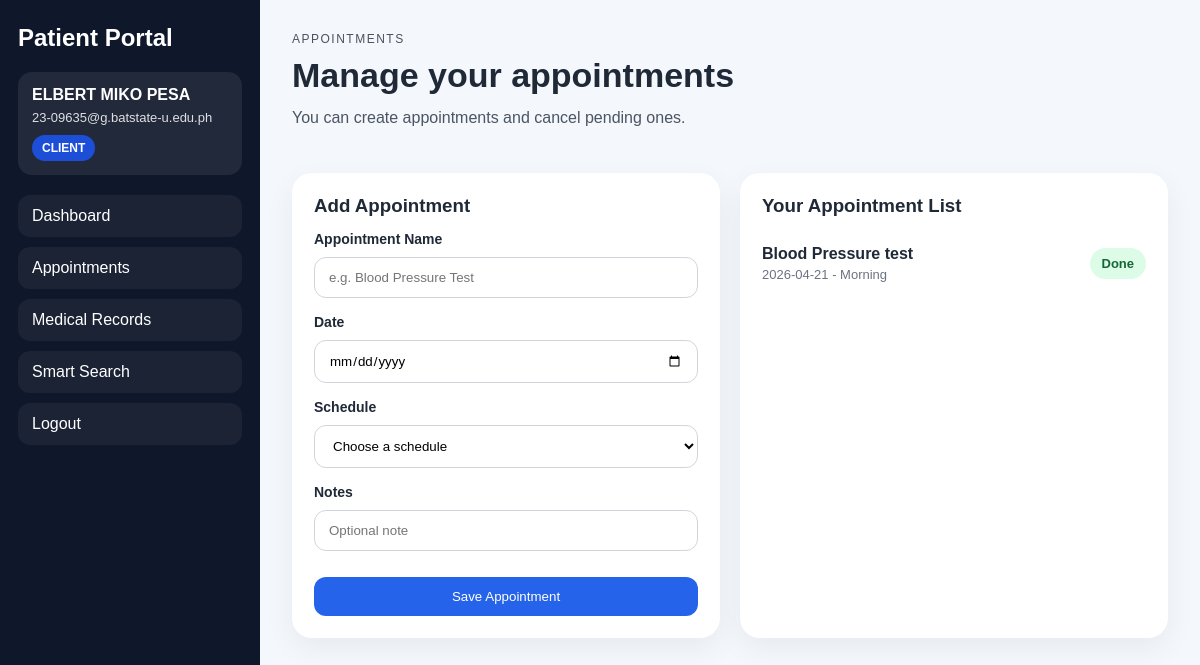
Screenshot of /appointments (signed in) with the database file from the repository.
### tables this page shows
CREATE TABLE appointments (
    id INTEGER PRIMARY KEY AUTOINCREMENT,
    user_id INTEGER NOT NULL,
    name TEXT NOT NULL,
    appointment_date TEXT NOT NULL,
    schedule TEXT NOT NULL,
    status TEXT NOT NULL DEFAULT 'Pending',
    notes TEXT DEFAULT '',
    created_at TEXT DEFAULT CURRENT_TIMESTAMP,
    FOREIGN KEY (user_id) REFERENCES users(id)
);

### routes/appointment_routes.py (the view, shortened to what this page needs)
@appointment_bp.route("/appointments", methods=["GET", "POST"])
def appointments():
    if "user" not in session:
        return redirect("/")
    user = session["user"]
    if user["role"] == "admin":
        return render_template("appointments_admin.html", appointments=get_all_appointments_for_admin(), user=user)
    return render_template("appointments_client.html", appointments=get_user_appointments(user["id"]), user=user)

### application/services/appointment_service.py (called while the page is built)
def get_user_appointments(user_id):
    return fetch_user_appointments(user_id)

### data/repositories/appointment_repository.py (called while the page is built)
def fetch_user_appointments(user_id):
    conn = get_connection()
    cursor = conn.cursor()
    cursor.execute("SELECT * FROM appointments WHERE user_id = ? ORDER BY appointment_date ASC, id DESC", (user_id,))
    rows = cursor.fetchall()
    conn.close()
    return [dict(row) for row in rows]

### utils/db_helper.py (called while the page is built)
def get_connection():
    conn = sqlite3.connect("data/database.db")
    conn.row_factory = sqlite3.Row
    return conn

### presentation/templates/appointments_client.html (shortened to what this page needs)
{% extends 'base.html' %}
{% block content %}
<section class="page-header">
    <div>
        <p class="eyebrow">Appointments</p>
        <h1>Manage your appointments</h1>
        <p class="subtext">You can create appointments and cancel pending ones.</p>
    </div>
</section>
<section class="cards-grid">
    <div class="card">
        <h3>Add Appointment</h3>
        <form method="POST" class="form-grid">
            <label>Appointment Name</label>
            <input type="text" name="name" placeholder="e.g. Blood Pressure Test" required>
            <label>Date</label>
            <input type="date" name="date" required>
            <label>Schedule</label>
            <select name="schedule" class="select-box" required>
                <option value="">Choose a schedule</option>
            </select>
            <label>Notes</label>
            <input type="text" name="notes" placeholder="Optional note">
            <button type="submit" class="btn-primary">Save Appointment</button>
        </form>
    </div>
    <div class="card">
        <h3>Your Appointment List</h3>
        {% if appointments %}
            {% for item in appointments %}
                <div class="appointment-row">
                    <div class="appointment-main">
                        <strong>{{ item.name }}</strong>
                        <div class="small-text">{{ item.appointment_date }} - {{ item.schedule }}</div>
                    </div>
                    <div class="appointment-side">
                        <span class="status-badge {{ item.status|lower }}">{{ item.status }}</span>
                    </div>
                </div>
            {% endfor %}
        {% else %}
            <p>No appointments found.</p>
        {% endif %}
    </div>
</section>
{% endblock %}

### presentation/static/css/style.css (style rules this page uses)
* { box-sizing: border-box; margin: 0; padding: 0; font-family: Arial, sans-serif; }
body { background: #f4f7fb; color: #1f2937; }
.eyebrow { font-size: 12px; text-transform: uppercase; letter-spacing: 1.5px; margin-bottom: 10px; opacity: 0.8; }
h1 { font-size: 34px; margin-bottom: 10px; }
h3 { margin-bottom: 14px; }
.subtext { color: #4b5563; margin-bottom: 18px; line-height: 1.6; }
.form-grid { display: grid; gap: 10px; }
label { font-weight: bold; font-size: 14px; }
input, .select-box { width: 100%; padding: 12px 14px; border: 1px solid #d1d5db; border-radius: 12px; margin-bottom: 6px; outline: none; background: white; }
.btn-primary, .btn-success, .btn-danger { color: white; border: none; border-radius: 12px; padding: 12px 16px; cursor: pointer; margin-top: 10px; }
.btn-primary { background: #2563eb; }
.page-header { display: flex; justify-content: space-between; gap: 20px; align-items: center; margin-bottom: 24px; flex-wrap: wrap; }
.cards-grid { display: grid; grid-template-columns: repeat(2, minmax(0, 1fr)); gap: 20px; margin-bottom: 20px; }
.card { background: white; padding: 22px; border-radius: 20px; box-shadow: 0 10px 30px rgba(15, 23, 42, 0.06); }
.status-badge, .record-chip { display: inline-flex; align-items: center; gap: 8px; padding: 8px 12px; border-radius: 999px; font-size: 13px; font-weight: bold; }
.status-badge.done { background: #dcfce7; color: #166534; }
.appointment-row { display: flex; justify-content: space-between; gap: 16px; padding: 14px 0; border-bottom: 1px solid #e5e7eb; align-items: center; }
.appointment-row:last-child { border-bottom: none; }
.appointment-side { display: flex; flex-direction: column; gap: 10px; align-items: flex-end; }
.small-text { font-size: 13px; color: #6b7280; margin-top: 4px; }

### rows the page displays
appointments: name "Blood Pressure test", appointment_date "2026-04-21", schedule "Morning", status "Done"

### other values shown
{{ session['user']['full_name'] }} "ELBERT MIKO PESA"
{{ session['user']['email'] }} "23-09635@g.batstate-u.edu.ph"
{{ session['user']['role']|upper }} "CLIENT"
